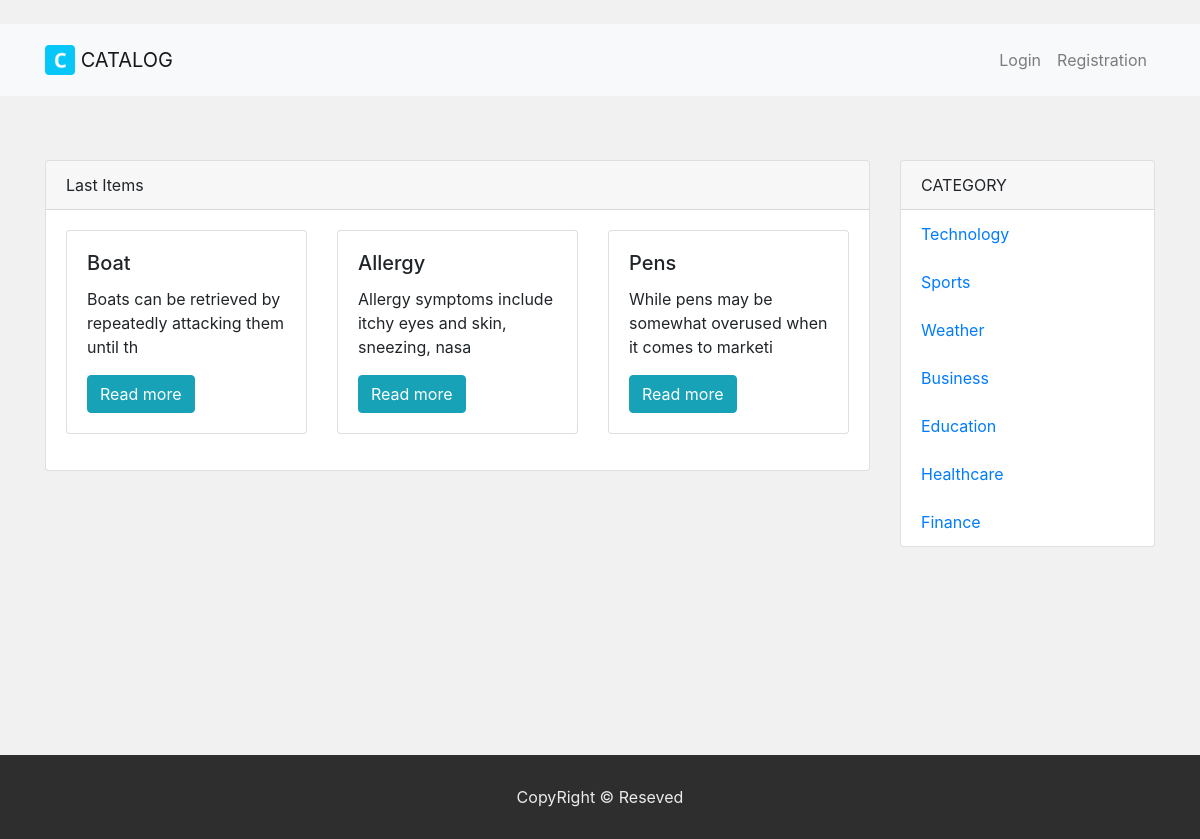
The page / on the database its author committed.
### cat_app/modules.py (models this page shows, shortened)
class Items(db.Model):
    id = db.Column(db.Integer, primary_key=True)
    title = db.Column(db.String(30), unique=True, nullable=False)
    content = db.Column(db.String(200), nullable=False)
    user_id = db.Column(db.Integer, db.ForeignKey("user.id"), nullable=False)
    cat_id = db.Column(db.Integer,
                       db.ForeignKey("category.id"),
                       nullable=False)

class Category(db.Model):
    id = db.Column(db.Integer, primary_key=True)
    name = db.Column(db.String(40), nullable=False)
    items = db.relationship("Items", backref="category", lazy=True)

### cat_app/route.py (the view)
@app.route("/")
def home():
    items = Items.query
    return render_template("home.html", title="Last Items", items=items)

### cat_app/route.py (called while the page is built)
def all_cat():
    all_cat = Category.query.all()
    return all_cat

@app.context_processor
def context():
    return dict(all_cat=all_cat)

### cat_app/templates/home.html
{% extends "base.html" %}
{% block content %}
<div class="row">
  {% if items %}
    {%for item in items%}
    <div class="col-sm-4">
        <div class="card  mb-3">
                <div class="card-body">
                    <h5 class="card-title">{{item.title}}</h5>
                    <p class="card-text">
                        {{item.content[:60]}}
                    </p>
                    <a class="btn btn-info" href="{{url_for('single_item',id = item.id)}}">Read more</a>
                </div>
              </div>
        </div>
    {%endfor%}
{% endif %}
</div>
{% endblock %}

### cat_app/templates/base.html (shortened to what this page needs)
<!DOCTYPE html>
<html lang="en">
<head>
    <link rel="stylesheet" href="https://stackpath.bootstrapcdn.com/bootstrap/4.3.1/css/bootstrap.min.css">
    <link rel="stylesheet" href="{{url_for('static',filename='css/style.css')}}">
</head>
<body>
    <nav class="navbar navbar-light navbar-expand-lg  bg-light p-3 mt-4">
        <div class="container">
             <a class="navbar-brand" href="{{url_for('home')}}">
          <img src="{{url_for('static',filename = 'img/logo.png')}}" width="30" height="30" class="d-inline-block align-top" alt="Site logo">
          CATALOG
        </a>
        <div class="collapse navbar-collapse" id="navbarNavAltMarkup">
            <ul class="navbar-nav justify-content-end">
                {% if current_user.is_authenticated %}
                <a class="nav-item nav-link" href="{{url_for('addItem')}}">
                    Add item
                </a>
                <a class="nav-item nav-link" href="{{url_for('new_cat')}}">
                    Add category
                </a>
                <a class="nav-item nav-link" href="{{url_for('logout')}}">Logout</a>
                {% else %}
                <li class="nav-item">
                    <a class="nav-link" href="{{url_for('login')}}">Login</a>
                </li>
                <li class="nav-item">
                    <a class="nav-link" href="{{url_for('register')}}">Registration</a>
                </li>
                {% endif %}
            </ul>
          </div>
        </div>
      </nav>
      <div class="container mt-5 mb-5">
          <div class="row">
              <div class="col-md-9">
                    <div class="card">
                        <div class="card-header">{{ title }}</div>
                        <div class="card-body">
                                {% block content %}
                                {% endblock %}
                        </div>
                    </div>
                </div>
              <div class="col-md-3">
                  <div class="card">
                      <div class="card-header">
                          CATEGORY
                      </div>
                      <ul class="list-group list-group-flush">
                        {% if all_cat() %}
                          {% for cat in all_cat() %}
                          <a href="{{url_for('catlog',id=cat.id)}}"><li class="list-group-item">{{cat.name}}</li></a>
                          {% endfor %}
                        {% endif %}
                      </ul>
                  </div>
              </div>
          </div>
      </div>
      <section class="footer container-fluid mt-5">
        <footer class="row">
            <div class="col-md-12 footer-content">
                    <span>
                            CopyRight © Reseved
                    </span>
            </div>
        </footer>
    </section>
</body>
</html>

### cat_app/static/css/style.css (style rules this page uses)
body { background: #f1f1f1; height: 100%; min-height: 100%; }
html { height: 100%; box-sizing: border-box; }
.footer-content { background: #2e2e2e; }
.footer-content span { padding: 30px; text-align: center; color: #ebebeb; display: block; }
.footer { position: relative; right: 0; bottom: -20%; left: 0; }
@media (min-width: 768px) { .navbar-nav { width: 100%; text-align: center; } }

### rows shown on the page
Items: title "Boat", content "Boats can be retrieved by repeatedly attacking them until th"
Items: title "Allergy", content "Allergy symptoms include itchy eyes and skin, sneezing, nasa"
Items: title "Pens", content "While pens may be somewhat overused when it comes to marketi"
Category: name "Technology"
Category: name "Sports"
Category: name "Weather"
Category: name "Business"
Category: name "Education"
Category: name "Healthcare"
Category: name "Finance"

### other values the page prints
{{ title }} "Last Items"
